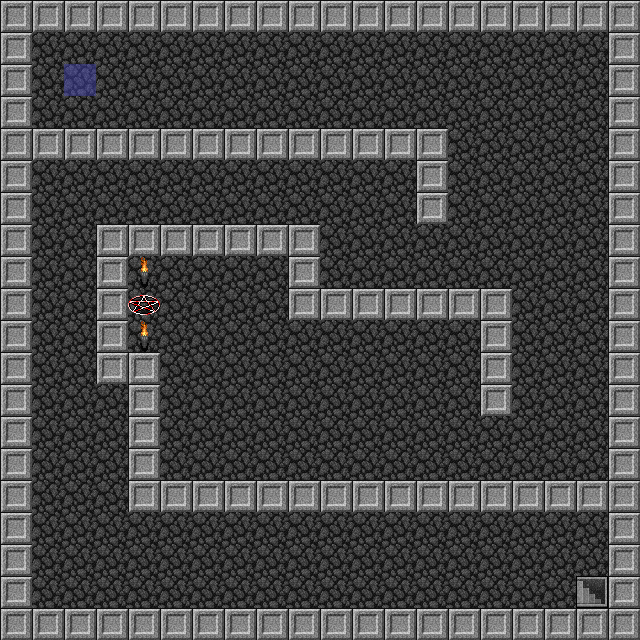

Tiled map render using the project's own tile images. Description and the whole map definition, tile-layer contents included, below:
An orthogonal 20x20 tile map with 32x32 px tiles, 2 tile layers (Tile Layer 1, Tile Layer 2).

<map version="1.0" orientation="orthogonal" renderorder="right-down" width="20" height="20" tilewidth="32" tileheight="32" nextobjectid="1">
 <tileset firstgid="1" name="sprites" tilewidth="32" tileheight="32" tilecount="3072" columns="64">
  <image source="sprites.png" width="2048" height="1536" />
 </tileset>
 <layer name="Tile Layer 1" width="20" height="20">
  <data encoding="csv">
1128,1128,1128,1128,1128,1128,1128,1128,1128,1128,1128,1128,1128,1128,1128,1128,1128,1128,1128,1128,
1128,810,810,810,810,810,810,810,810,810,810,810,810,810,810,810,810,810,810,1128,
1128,810,810,810,810,810,810,810,810,810,810,810,810,810,810,810,810,810,810,1128,
1128,810,810,810,810,810,810,810,810,810,810,810,810,810,810,810,810,810,810,1128,
1128,1128,1128,1128,1128,1128,1128,1128,1128,1128,1128,1128,1128,1128,810,810,810,810,810,1128,
1128,810,810,810,810,810,810,810,810,810,810,810,810,1128,810,810,810,810,810,1128,
1128,810,810,810,810,810,810,810,810,810,810,810,810,1128,810,810,810,810,810,1128,
1128,810,810,1128,1128,1128,1128,1128,1128,1128,810,810,810,810,810,810,810,810,810,1128,
1128,810,810,1128,810,810,810,810,810,1128,810,810,810,810,810,810,810,810,810,1128,
1128,810,810,1128,810,810,810,810,810,1128,1128,1128,1128,1128,1128,1128,810,810,810,1128,
1128,810,810,1128,810,810,810,810,810,810,810,810,810,810,810,1128,810,810,810,1128,
1128,810,810,1128,1128,810,810,810,810,810,810,810,810,810,810,1128,810,810,810,1128,
1128,810,810,810,1128,810,810,810,810,810,810,810,810,810,810,1128,810,810,810,1128,
1128,810,810,810,1128,810,810,810,810,810,810,810,810,810,810,810,810,810,810,1128,
1128,810,810,810,1128,810,810,810,810,810,810,810,810,810,810,810,810,810,810,1128,
1128,810,810,810,1128,1128,1128,1128,1128,1128,1128,1128,1128,1128,1128,1128,1128,1128,1128,1128,
1128,810,810,810,810,810,810,810,810,810,810,810,810,810,810,810,810,810,810,1128,
1128,810,810,810,810,810,810,810,810,810,810,810,810,810,810,810,810,810,810,1128,
1128,810,810,810,810,810,810,810,810,810,810,810,810,810,810,810,810,810,1002,1128,
1128,1128,1128,1128,1128,1128,1128,1128,1128,1128,1128,1128,1128,1128,1128,1128,1128,1128,1128,1128
</data>
 </layer>
 <layer name="Tile Layer 2" width="20" height="20">
  <data encoding="csv">
0,0,0,0,0,0,0,0,0,0,0,0,0,0,0,0,0,0,0,0,
0,0,0,0,0,0,0,0,0,0,0,0,0,0,0,0,0,0,0,0,
0,0,27,0,0,0,0,0,0,0,0,0,0,0,0,0,0,0,0,0,
0,0,0,0,0,0,0,0,0,0,0,0,0,0,0,0,0,0,0,0,
0,0,0,0,0,0,0,0,0,0,0,0,0,0,0,0,0,0,0,0,
0,0,0,0,0,0,0,0,0,0,0,0,0,0,0,0,0,0,0,0,
0,0,0,0,0,0,0,0,0,0,0,0,0,0,0,0,0,0,0,0,
0,0,0,0,0,0,0,0,0,0,0,0,0,0,0,0,0,0,0,0,
0,0,0,0,1213,1113,0,0,0,0,0,0,0,0,0,0,0,0,0,0,
0,0,0,0,2877,0,0,0,0,0,0,0,0,0,0,0,0,0,0,0,
0,0,0,0,1213,0,0,0,0,0,0,0,0,0,0,0,0,0,0,0,
0,0,0,0,0,0,0,0,0,0,0,0,0,0,0,0,0,0,0,0,
0,0,0,0,0,0,0,0,0,0,0,0,0,0,0,0,0,0,0,0,
0,0,0,0,0,0,0,0,0,0,0,0,0,0,0,0,0,0,0,0,
0,0,0,0,0,0,0,0,0,0,0,0,0,0,0,0,0,0,0,0,
0,0,0,0,0,0,0,0,0,0,0,0,0,0,0,0,0,0,0,0,
0,0,0,0,0,0,0,0,0,0,0,0,0,0,0,0,0,0,0,0,
0,0,0,0,0,0,0,0,0,0,0,0,0,0,0,0,0,0,0,0,
0,0,0,0,0,0,0,0,0,0,0,0,0,0,0,0,0,0,0,0,
0,0,0,0,0,0,0,0,0,0,0,0,0,0,0,0,0,0,0,0
</data>
 </layer>
</map>
